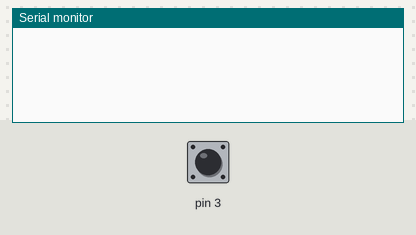
This sketch was run on a simulated Arduino Uno, built with avr-gcc and run on an emulated ATmega328P. Shown: the last lines printed to the serial monitor. Inputs (shaded band) come from the test bench; at power-on: pin 3 HIGH.

Above: at 1.2 s.
1.3 s: pin 3 pulled LOW for 0.15 s
At 1.43 s:
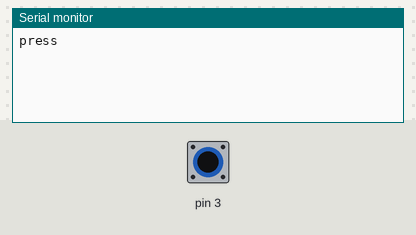
At 2.4 s:
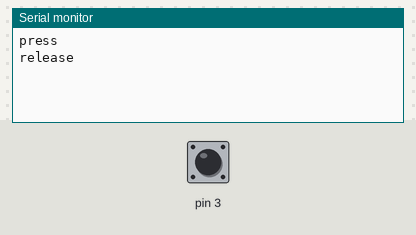

Measured:
- after the input at 1.3 s, the serial monitor: prints a new line at once (image 1)

The sketch:

ex-6.3.1.ino
```cpp
void setup() {
  Serial.begin(9600);
  pinMode(3, INPUT_PULLUP);
}
bool flag = false;

void loop() {
  // читаем инвертированное значение для удобства
  bool btnState = !digitalRead(3);
  if (btnState && !flag) { // обработчик нажатия
    flag = true;
    Serial.println("press");
  }
  if (!btnState && flag) { // обработчик отпускания
    flag = false;
    Serial.println("release");
  }
}
```
